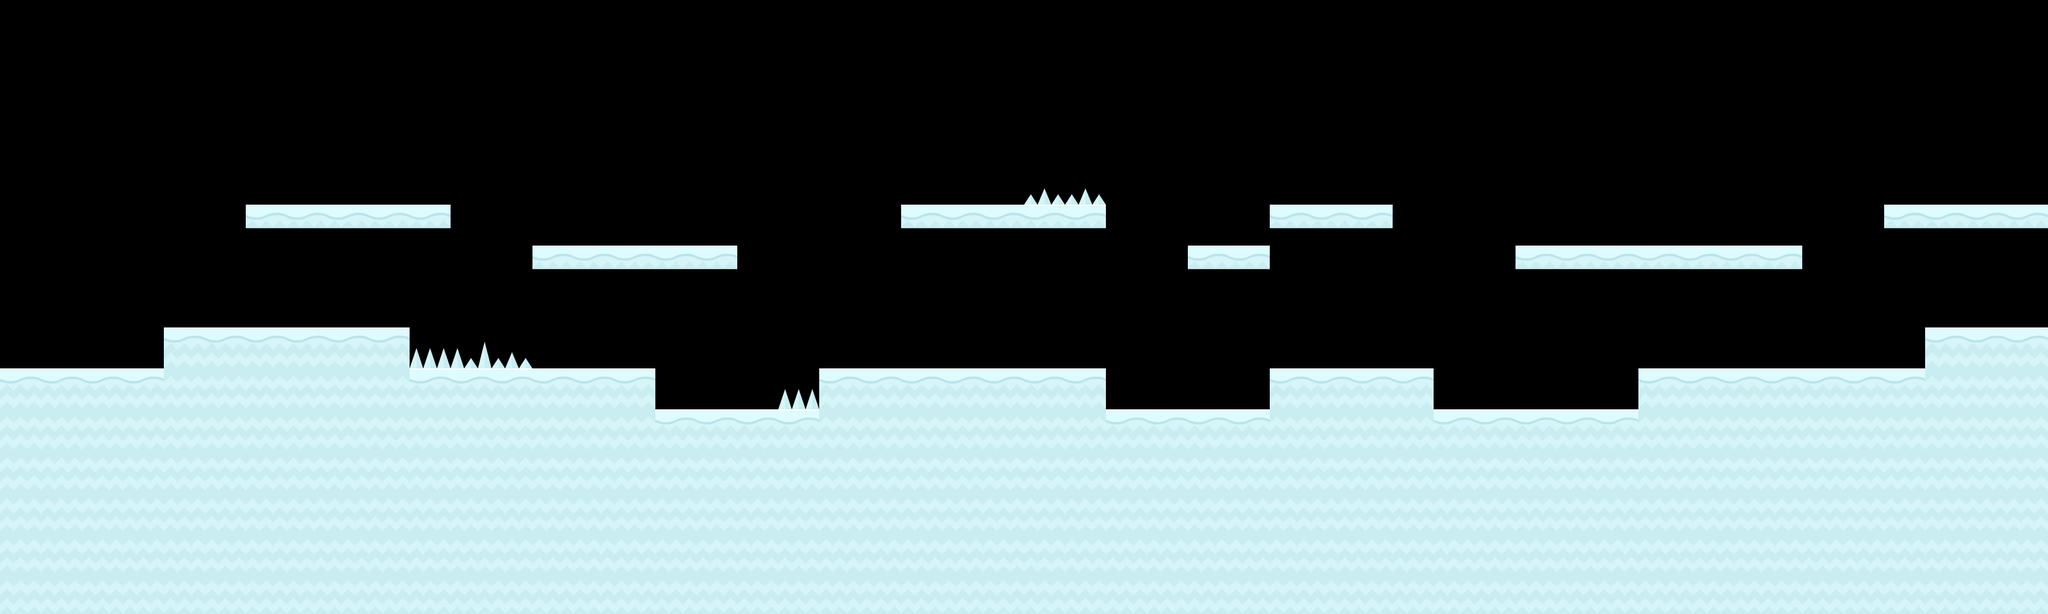

Rendered tile map (Tiled .tmx) drawn with the repository's tilesets; below, a short description and the full map source, tile grids included:
An orthogonal 50x15 tile map with 70x70 px tiles, 2 tile layers (ground, obstacles) and 12 objects (5x star, 3x spikes, 2x snowman, penguin-spawn, health).

<map version="1.8" tiledversion="1.8.2" orientation="orthogonal" renderorder="right-down" width="50" height="15" tilewidth="70" tileheight="70" infinite="0" nextlayerid="5" nextobjectid="28">
 <editorsettings>
  <export target="game.json" format="json" />
 </editorsettings>
 <tileset firstgid="1" name="iceworld" tilewidth="70" tileheight="70" tilecount="98" columns="14">
  <image source="sheet.png" width="980" height="490" />
  <tile id="0">
   <properties>
    <property name="collides" type="bool" value="false" />
   </properties>
  </tile>
  <tile id="1">
   <properties>
    <property name="collides" type="bool" value="true" />
   </properties>
  </tile>
  <tile id="2">
   <properties>
    <property name="collides" type="bool" value="true" />
   </properties>
  </tile>
  <tile id="3">
   <properties>
    <property name="collides" type="bool" value="true" />
   </properties>
  </tile>
  <tile id="4">
   <properties>
    <property name="collides" type="bool" value="true" />
   </properties>
  </tile>
  <tile id="5">
   <properties>
    <property name="collides" type="bool" value="true" />
   </properties>
  </tile>
  <tile id="6">
   <properties>
    <property name="collides" type="bool" value="false" />
   </properties>
  </tile>
  <tile id="7">
   <properties>
    <property name="collides" type="bool" value="false" />
   </properties>
  </tile>
  <tile id="8">
   <properties>
    <property name="collides" type="bool" value="true" />
   </properties>
  </tile>
  <tile id="9">
   <properties>
    <property name="collides" type="bool" value="true" />
   </properties>
  </tile>
  <tile id="10">
   <properties>
    <property name="collides" type="bool" value="true" />
   </properties>
  </tile>
  <tile id="11">
   <properties>
    <property name="collides" type="bool" value="true" />
   </properties>
  </tile>
  <tile id="12">
   <properties>
    <property name="collides" type="bool" value="true" />
   </properties>
  </tile>
  <tile id="13">
   <properties>
    <property name="collides" type="bool" value="true" />
   </properties>
  </tile>
  <tile id="14">
   <properties>
    <property name="collides" type="bool" value="false" />
   </properties>
  </tile>
  <tile id="15">
   <properties>
    <property name="collides" type="bool" value="true" />
   </properties>
  </tile>
  <tile id="16">
   <properties>
    <property name="collides" type="bool" value="true" />
   </properties>
  </tile>
  <tile id="17">
   <properties>
    <property name="collides" type="bool" value="true" />
   </properties>
  </tile>
  <tile id="18">
   <properties>
    <property name="collides" type="bool" value="true" />
   </properties>
  </tile>
  <tile id="19">
   <properties>
    <property name="collides" type="bool" value="true" />
   </properties>
  </tile>
  <tile id="20">
   <properties>
    <property name="collides" type="bool" value="true" />
   </properties>
  </tile>
  <tile id="21">
   <properties>
    <property name="collides" type="bool" value="true" />
   </properties>
  </tile>
  <tile id="22">
   <properties>
    <property name="collides" type="bool" value="true" />
   </properties>
  </tile>
  <tile id="23">
   <properties>
    <property name="collides" type="bool" value="true" />
   </properties>
  </tile>
  <tile id="24">
   <properties>
    <property name="collides" type="bool" value="false" />
   </properties>
  </tile>
  <tile id="25">
   <properties>
    <property name="collides" type="bool" value="false" />
   </properties>
  </tile>
  <tile id="26">
   <properties>
    <property name="collides" type="bool" value="false" />
   </properties>
  </tile>
  <tile id="27">
   <properties>
    <property name="collides" type="bool" value="false" />
   </properties>
  </tile>
  <tile id="28">
   <properties>
    <property name="collides" type="bool" value="false" />
   </properties>
  </tile>
  <tile id="29">
   <properties>
    <property name="collides" type="bool" value="false" />
   </properties>
  </tile>
  <tile id="30">
   <properties>
    <property name="collides" type="bool" value="false" />
   </properties>
  </tile>
  <tile id="31">
   <properties>
    <property name="collides" type="bool" value="false" />
   </properties>
  </tile>
  <tile id="32">
   <properties>
    <property name="collides" type="bool" value="false" />
   </properties>
  </tile>
  <tile id="33">
   <properties>
    <property name="collides" type="bool" value="false" />
   </properties>
  </tile>
  <tile id="34">
   <properties>
    <property name="collides" type="bool" value="false" />
   </properties>
  </tile>
  <tile id="35">
   <properties>
    <property name="collides" type="bool" value="false" />
   </properties>
  </tile>
  <tile id="36">
   <properties>
    <property name="collides" type="bool" value="false" />
   </properties>
  </tile>
  <tile id="37">
   <properties>
    <property name="collides" type="bool" value="false" />
   </properties>
  </tile>
  <tile id="38">
   <properties>
    <property name="collides" type="bool" value="false" />
   </properties>
  </tile>
  <tile id="39">
   <properties>
    <property name="collides" type="bool" value="false" />
   </properties>
  </tile>
  <tile id="40">
   <properties>
    <property name="collides" type="bool" value="false" />
   </properties>
  </tile>
  <tile id="41">
   <properties>
    <property name="collides" type="bool" value="false" />
   </properties>
  </tile>
  <tile id="42">
   <properties>
    <property name="collides" type="bool" value="false" />
   </properties>
  </tile>
  <tile id="43">
   <properties>
    <property name="collides" type="bool" value="false" />
   </properties>
  </tile>
  <tile id="44">
   <properties>
    <property name="collides" type="bool" value="false" />
   </properties>
  </tile>
  <tile id="45">
   <properties>
    <property name="collides" type="bool" value="false" />
   </properties>
  </tile>
  <tile id="46">
   <properties>
    <property name="collides" type="bool" value="false" />
   </properties>
  </tile>
  <tile id="47">
   <properties>
    <property name="collides" type="bool" value="false" />
   </properties>
  </tile>
  <tile id="48">
   <properties>
    <property name="collides" type="bool" value="false" />
   </properties>
  </tile>
  <tile id="49">
   <properties>
    <property name="collides" type="bool" value="false" />
   </properties>
  </tile>
  <tile id="50">
   <properties>
    <property name="collides" type="bool" value="false" />
   </properties>
  </tile>
  <tile id="51">
   <properties>
    <property name="collides" type="bool" value="false" />
   </properties>
  </tile>
  <tile id="52">
   <properties>
    <property name="collides" type="bool" value="false" />
   </properties>
  </tile>
  <tile id="53">
   <properties>
    <property name="collides" type="bool" value="false" />
   </properties>
  </tile>
  <tile id="54">
   <properties>
    <property name="collides" type="bool" value="false" />
   </properties>
  </tile>
  <tile id="55">
   <properties>
    <property name="collides" type="bool" value="false" />
   </properties>
  </tile>
  <tile id="56">
   <properties>
    <property name="collides" type="bool" value="false" />
   </properties>
  </tile>
  <tile id="57">
   <properties>
    <property name="collides" type="bool" value="false" />
   </properties>
  </tile>
  <tile id="58">
   <properties>
    <property name="collides" type="bool" value="false" />
   </properties>
  </tile>
  <tile id="59">
   <properties>
    <property name="collides" type="bool" value="false" />
   </properties>
  </tile>
  <tile id="60">
   <properties>
    <property name="collides" type="bool" value="false" />
   </properties>
  </tile>
  <tile id="61">
   <properties>
    <property name="collides" type="bool" value="false" />
   </properties>
  </tile>
  <tile id="62">
   <properties>
    <property name="collides" type="bool" value="false" />
   </properties>
  </tile>
  <tile id="63">
   <properties>
    <property name="collides" type="bool" value="false" />
   </properties>
  </tile>
  <tile id="64">
   <properties>
    <property name="collides" type="bool" value="false" />
   </properties>
  </tile>
  <tile id="65">
   <properties>
    <property name="collides" type="bool" value="false" />
   </properties>
  </tile>
  <tile id="66">
   <properties>
    <property name="collides" type="bool" value="false" />
   </properties>
  </tile>
  <tile id="67">
   <properties>
    <property name="collides" type="bool" value="false" />
   </properties>
  </tile>
  <tile id="68">
   <properties>
    <property name="collides" type="bool" value="false" />
   </properties>
  </tile>
  <tile id="69">
   <properties>
    <property name="collides" type="bool" value="false" />
   </properties>
  </tile>
  <tile id="70">
   <properties>
    <property name="collides" type="bool" value="false" />
   </properties>
  </tile>
  <tile id="71">
   <properties>
    <property name="collides" type="bool" value="false" />
   </properties>
  </tile>
  <tile id="72">
   <properties>
    <property name="collides" type="bool" value="false" />
   </properties>
  </tile>
  <tile id="73">
   <properties>
    <property name="collides" type="bool" value="false" />
   </properties>
  </tile>
  <tile id="74">
   <properties>
    <property name="collides" type="bool" value="false" />
   </properties>
  </tile>
  <tile id="75">
   <properties>
    <property name="collides" type="bool" value="false" />
   </properties>
  </tile>
  <tile id="76">
   <properties>
    <property name="collides" type="bool" value="false" />
   </properties>
  </tile>
  <tile id="77">
   <properties>
    <property name="collides" type="bool" value="false" />
   </properties>
  </tile>
  <tile id="78">
   <properties>
    <property name="collides" type="bool" value="false" />
   </properties>
  </tile>
  <tile id="79">
   <properties>
    <property name="collides" type="bool" value="false" />
   </properties>
  </tile>
  <tile id="80">
   <properties>
    <property name="collides" type="bool" value="false" />
   </properties>
  </tile>
  <tile id="81">
   <properties>
    <property name="collides" type="bool" value="false" />
   </properties>
  </tile>
  <tile id="82">
   <properties>
    <property name="collides" type="bool" value="false" />
   </properties>
  </tile>
  <tile id="83">
   <properties>
    <property name="collides" type="bool" value="false" />
   </properties>
  </tile>
  <tile id="84">
   <properties>
    <property name="collides" type="bool" value="false" />
   </properties>
  </tile>
  <tile id="85">
   <properties>
    <property name="collides" type="bool" value="false" />
   </properties>
  </tile>
  <tile id="86">
   <properties>
    <property name="collides" type="bool" value="false" />
   </properties>
  </tile>
  <tile id="87">
   <properties>
    <property name="collides" type="bool" value="false" />
   </properties>
  </tile>
  <tile id="88">
   <properties>
    <property name="collides" type="bool" value="false" />
   </properties>
  </tile>
  <tile id="89">
   <properties>
    <property name="collides" type="bool" value="false" />
   </properties>
  </tile>
  <tile id="90">
   <properties>
    <property name="collides" type="bool" value="false" />
   </properties>
  </tile>
  <tile id="91">
   <properties>
    <property name="collides" type="bool" value="false" />
   </properties>
  </tile>
  <tile id="92">
   <properties>
    <property name="collides" type="bool" value="false" />
   </properties>
  </tile>
  <tile id="93">
   <properties>
    <property name="collides" type="bool" value="false" />
   </properties>
  </tile>
  <tile id="94">
   <properties>
    <property name="collides" type="bool" value="false" />
   </properties>
  </tile>
  <tile id="95">
   <properties>
    <property name="collides" type="bool" value="false" />
   </properties>
  </tile>
  <tile id="96">
   <properties>
    <property name="collides" type="bool" value="false" />
   </properties>
  </tile>
  <tile id="97">
   <properties>
    <property name="collides" type="bool" value="false" />
   </properties>
  </tile>
 </tileset>
 <layer id="1" name="ground" width="50" height="15">
  <data encoding="csv">
0,0,0,0,0,0,0,0,0,0,0,0,0,0,0,0,0,0,0,0,0,0,0,0,0,0,0,0,0,0,0,0,0,0,0,0,0,0,0,0,0,0,0,0,0,0,0,0,0,0,
0,0,0,0,0,0,0,0,0,0,0,0,0,0,0,0,0,0,0,0,0,0,0,0,0,0,0,0,0,0,0,0,0,0,0,0,0,0,0,0,0,0,0,0,0,0,0,0,0,0,
0,0,0,0,0,0,0,0,0,0,0,0,0,0,0,0,0,0,0,0,0,0,0,0,0,0,0,0,0,0,0,0,0,0,0,0,0,0,0,0,0,0,0,0,0,0,0,0,0,0,
0,0,0,0,0,0,0,0,0,0,0,0,0,0,0,0,0,0,0,0,0,0,0,0,0,0,0,0,0,0,0,0,0,0,0,0,0,0,0,0,0,0,0,0,0,0,0,0,0,0,
0,0,0,0,0,0,0,0,0,0,0,0,0,0,0,0,0,0,0,0,0,0,0,0,0,0,0,0,0,0,0,0,0,0,0,0,0,0,0,0,0,0,0,0,0,0,0,0,0,0,
0,0,0,0,0,0,23,23,23,23,23,0,0,0,0,0,0,0,0,0,0,0,23,23,23,23,23,0,0,0,0,23,23,23,0,0,0,0,0,0,0,0,0,0,0,0,23,23,23,23,
0,0,0,0,0,0,0,0,0,0,0,0,0,23,23,23,23,23,0,0,0,0,0,0,0,0,0,0,0,23,23,0,0,0,0,0,0,23,23,23,23,23,23,23,0,0,0,0,0,0,
0,0,0,0,0,0,0,0,0,0,0,0,0,0,0,0,0,0,0,0,0,0,0,0,0,0,0,0,0,0,0,0,0,0,0,0,0,0,0,0,0,0,0,0,0,0,0,0,0,0,
0,0,0,0,4,4,4,4,4,4,0,0,0,0,0,0,0,0,0,0,0,0,0,0,0,0,0,0,0,0,0,0,0,0,0,0,0,0,0,0,0,0,0,0,0,0,0,4,4,4,
4,4,4,4,17,17,17,17,17,17,4,4,4,4,4,4,0,0,0,0,4,4,4,4,4,4,4,0,0,0,0,4,4,4,4,0,0,0,0,0,4,4,4,4,4,4,4,17,17,17,
17,17,17,17,17,17,17,17,17,17,17,17,17,17,17,17,4,4,4,4,17,17,17,17,17,17,17,4,4,4,4,17,17,17,17,4,4,4,4,4,17,17,17,17,17,17,17,17,17,17,
17,17,17,17,17,17,17,17,17,17,17,17,17,17,17,17,17,17,17,17,17,17,17,17,17,17,17,17,17,17,17,17,17,17,17,17,17,17,17,17,17,17,17,17,17,17,17,17,17,17,
17,17,17,17,17,17,17,17,17,17,17,17,17,17,17,17,17,17,17,17,17,17,17,17,17,17,17,17,17,17,17,17,17,17,17,17,17,17,17,17,17,17,17,17,17,17,17,17,17,17,
17,17,17,17,17,17,17,17,17,17,17,17,17,17,17,17,17,17,17,17,17,17,17,17,17,17,17,17,17,17,17,17,17,17,17,17,17,17,17,17,17,17,17,17,17,17,17,17,17,17,
17,17,17,17,17,17,17,17,17,17,17,17,17,17,17,17,17,17,17,17,17,17,17,17,17,17,17,17,17,17,17,17,17,17,17,17,17,17,17,17,17,17,17,17,17,17,17,17,17,17
</data>
 </layer>
 <layer id="4" name="obstacles" width="50" height="15">
  <data encoding="csv">
0,0,0,0,0,0,0,0,0,0,0,0,0,0,0,0,0,0,0,0,0,0,0,0,0,0,0,0,0,0,0,0,0,0,0,0,0,0,0,0,0,0,0,0,0,0,0,0,0,0,
0,0,0,0,0,0,0,0,0,0,0,0,0,0,0,0,0,0,0,0,0,0,0,0,0,0,0,0,0,0,0,0,0,0,0,0,0,0,0,0,0,0,0,0,0,0,0,0,0,0,
0,0,0,0,0,0,0,0,0,0,0,0,0,0,0,0,0,0,0,0,0,0,0,0,0,0,0,0,0,0,0,0,0,0,0,0,0,0,0,0,0,0,0,0,0,0,0,0,0,0,
0,0,0,0,0,0,0,0,0,0,0,0,0,0,0,0,0,0,0,0,0,0,0,0,0,0,0,0,0,0,0,0,0,0,0,0,0,0,0,0,0,0,0,0,0,0,0,0,0,0,
0,0,0,0,0,0,0,0,0,0,0,0,0,0,0,0,0,0,0,0,0,0,0,0,0,48,48,0,0,0,0,0,0,0,0,0,0,0,0,0,0,0,0,0,0,0,0,0,0,0,
0,0,0,0,0,0,0,0,0,0,0,0,0,0,0,0,0,0,0,0,0,0,0,0,0,0,0,0,0,0,0,0,0,0,0,0,0,0,0,0,0,0,0,0,0,0,0,0,0,0,
0,0,0,0,0,0,0,0,0,0,0,0,0,0,0,0,0,0,0,0,0,0,0,0,0,0,0,0,0,0,0,0,0,0,0,0,0,0,0,0,0,0,0,0,0,0,0,0,0,0,
0,0,0,0,0,0,0,0,0,0,0,0,0,0,0,0,0,0,0,0,0,0,0,0,0,0,0,0,0,0,0,0,0,0,0,0,0,0,0,0,0,0,0,0,0,0,0,0,0,0,
0,0,0,0,0,0,0,0,0,0,46,47,48,0,0,0,0,0,0,0,0,0,0,0,0,0,0,0,0,0,0,0,0,0,0,0,0,0,0,0,0,0,0,0,0,0,0,0,0,0,
0,0,0,0,0,0,0,0,0,0,0,0,0,0,0,0,0,0,0,46,0,0,0,0,0,0,0,0,0,0,0,0,0,0,0,0,0,0,0,0,0,0,0,0,0,0,0,0,0,0,
0,0,0,0,0,0,0,0,0,0,0,0,0,0,0,0,0,0,0,0,0,0,0,0,0,0,0,0,0,0,0,0,0,0,0,0,0,0,0,0,0,0,0,0,0,0,0,0,0,0,
0,0,0,0,0,0,0,0,0,0,0,0,0,0,0,0,0,0,0,0,0,0,0,0,0,0,0,0,0,0,0,0,0,0,0,0,0,0,0,0,0,0,0,0,0,0,0,0,0,0,
0,0,0,0,0,0,0,0,0,0,0,0,0,0,0,0,0,0,0,0,0,0,0,0,0,0,0,0,0,0,0,0,0,0,0,0,0,0,0,0,0,0,0,0,0,0,0,0,0,0,
0,0,0,0,0,0,0,0,0,0,0,0,0,0,0,0,0,0,0,0,0,0,0,0,0,0,0,0,0,0,0,0,0,0,0,0,0,0,0,0,0,0,0,0,0,0,0,0,0,0,
0,0,0,0,0,0,0,0,0,0,0,0,0,0,0,0,0,0,0,0,0,0,0,0,0,0,0,0,0,0,0,0,0,0,0,0,0,0,0,0,0,0,0,0,0,0,0,0,0,0
</data>
 </layer>
 <objectgroup id="2" name="objects">
  <object id="1" name="penguin-spawn" x="280" y="494.667" width="66.6667" height="61.3333" />
  <object id="5" name="star" x="554.608" y="494" width="69.4783" height="69.4783" />
  <object id="8" name="star" x="913.579" y="268.771" width="69.4783" height="69.4783" />
  <object id="9" name="star" x="1273.16" y="549.122" width="69.4783" height="69.4783" />
  <object id="10" name="star" x="1458.43" y="194.417" width="69.4783" height="69.4783" />
  <object id="11" name="star" x="429.668" y="200.512" width="69.4783" height="69.4783" />
  <object id="16" name="spikes" x="700.007" y="581.544" width="210.002" height="47.1158" />
  <object id="19" name="spikes" x="1330.69" y="660.968" width="68.6545" height="38.3658" />
  <object id="20" name="spikes" x="1750.02" y="315.676" width="137.982" height="32.9811" />
  <object id="21" name="health" x="1120.19" y="279.132" width="67.0405" height="68.2594" />
  <object id="25" name="snowman" x="1893.33" y="557.525" width="67.6764" height="139.134" />
  <object id="27" name="snowman" x="2803.74" y="488.237" width="66.0651" height="140.187" />
 </objectgroup>
</map>
